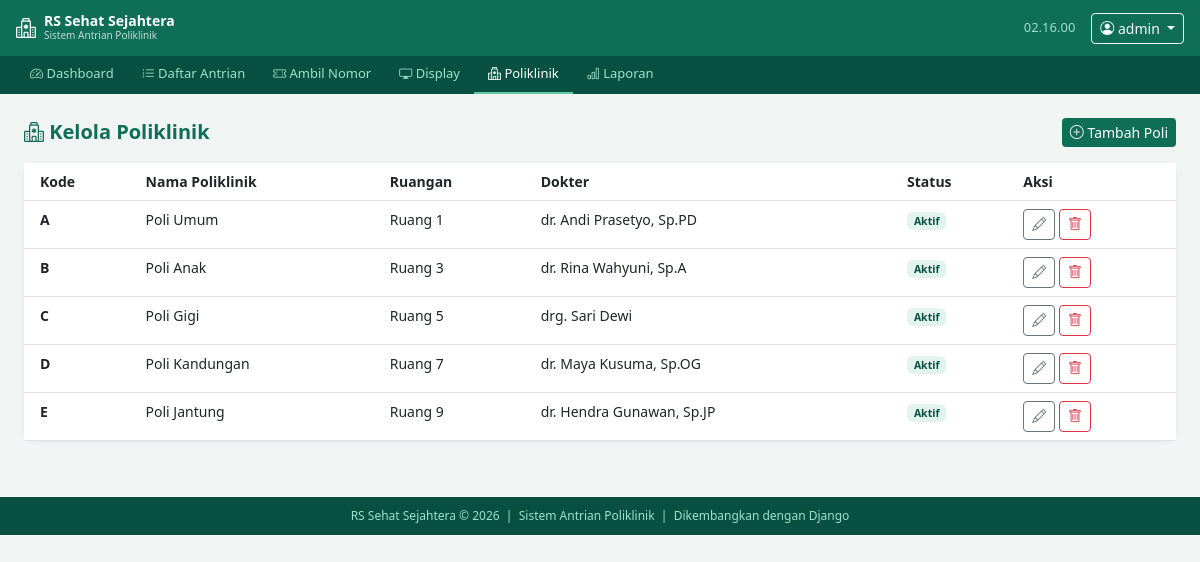
/poliklinik/ (signed in), run on the app's committed database.
### antrian/models.py (models this page shows, shortened)
class Poliklinik(models.Model):
    KODE_CHOICES = [
        ('A', 'Poli Umum'),
        ('B', 'Poli Anak'),
        ('C', 'Poli Gigi'),
        ('D', 'Poli Kandungan'),
        ('E', 'Poli Jantung'),
        ('F', 'Poli Mata'),
    ]
    kode = models.CharField(max_length=2, unique=True)
    nama = models.CharField(max_length=100)
    ruangan = models.CharField(max_length=20, default='Ruang 1')
    dokter = models.CharField(max_length=100, blank=True)
    aktif = models.BooleanField(default=True)
    class Meta:
        verbose_name = 'Poliklinik'
        verbose_name_plural = 'Poliklinik'
        ordering = ['kode']

### antrian/views.py (the view)
# urls.py: path('poliklinik/', views.kelola_poliklinik, name='kelola_poliklinik'),
@login_required
def kelola_poliklinik(request):
    poli_list = Poliklinik.objects.all()
    return render(request, 'antrian/kelola_poliklinik.html', {'poli_list': poli_list})

### antrian/templates/antrian/kelola_poliklinik.html (shortened to what this page needs)
{% extends 'antrian/base.html' %}
{% block content %}
<div class="d-flex justify-content-between align-items-center mb-3">
  <h5 class="fw-bold mb-0" style="color:#0F6E56"><i class="bi bi-hospital"></i> Kelola Poliklinik</h5>
  <a href="{% url 'tambah_poliklinik' %}" class="btn btn-rs btn-sm"><i class="bi bi-plus-circle"></i> Tambah Poli</a>
</div>
<div class="card">
  <div class="card-body p-0">
    <table class="table table-hover mb-0" style="font-size:14px">
      <thead style="background:#f8f9fa">
        <tr>
          <th class="ps-3">Kode</th><th>Nama Poliklinik</th><th>Ruangan</th><th>Dokter</th><th>Status</th><th>Aksi</th>
        </tr>
      </thead>
      <tbody>
        {% for poli in poli_list %}
        <tr>
          <td class="ps-3"><strong>{{ poli.kode }}</strong></td>
          <td>{{ poli.nama }}</td>
          <td>{{ poli.ruangan }}</td>
          <td>{{ poli.dokter|default:"–" }}</td>
          <td>{% if poli.aktif %}<span class="badge badge-dilayani">Aktif</span>{% else %}<span class="badge badge-batal">Nonaktif</span>{% endif %}</td>
          <td>
            <a href="{% url 'edit_poliklinik' poli.pk %}" class="btn btn-sm btn-outline-secondary"><i class="bi bi-pencil"></i></a>
            <a href="{% url 'hapus_poliklinik' poli.pk %}" class="btn btn-sm btn-outline-danger"><i class="bi bi-trash"></i></a>
          </td>
        </tr>
        {% empty %}
        <tr><td colspan="6" class="text-center py-4 text-muted">Belum ada poliklinik.</td></tr>
        {% endfor %}
      </tbody>
    </table>
  </div>
</div>
{% endblock %}

### antrian/templates/antrian/base.html (shortened to what this page needs)
<!DOCTYPE html>
<html lang="id">
<head>
  <link href="https://cdn.jsdelivr.net/npm/bootstrap@5.3.0/dist/css/bootstrap.min.css" rel="stylesheet">
  <link href="https://cdn.jsdelivr.net/npm/bootstrap-icons@1.11.0/font/bootstrap-icons.css" rel="stylesheet">
</head>
<body>
<nav class="navbar navbar-expand-lg navbar-rs px-3">
  <a class="navbar-brand d-flex align-items-center gap-2" href="{% url 'dashboard' %}">
    <i class="bi bi-hospital fs-5"></i>
    <div>
      <div style="font-size:14px;font-weight:600;line-height:1">RS Sehat Sejahtera</div>
      <div style="font-size:10px;opacity:.75">Sistem Antrian Poliklinik</div>
    </div>
  </a>
  <div class="ms-auto d-flex align-items-center gap-3">
    <span class="navbar-text" id="jam-navbar"></span>
    {% if user.is_authenticated %}
    <div class="dropdown">
      <button class="btn btn-sm btn-outline-light dropdown-toggle" data-bs-toggle="dropdown">
        <i class="bi bi-person-circle"></i> {{ user.username }}
      </button>
    </div>
    {% endif %}
  </div>
</nav>
{% if user.is_authenticated %}
<div class="subnav">
  <ul class="nav">
    <li class="nav-item"><a class="nav-link {% if request.resolver_match.url_name == 'dashboard' %}active{% endif %}" href="{% url 'dashboard' %}"><i class="bi bi-speedometer2"></i> Dashboard</a></li>
    <li class="nav-item"><a class="nav-link {% if request.resolver_match.url_name == 'daftar_antrian' %}active{% endif %}" href="{% url 'daftar_antrian' %}"><i class="bi bi-list-ol"></i> Daftar Antrian</a></li>
    <li class="nav-item"><a class="nav-link {% if request.resolver_match.url_name == 'ambil_antrian' %}active{% endif %}" href="{% url 'ambil_antrian' %}"><i class="bi bi-ticket-perforated"></i> Ambil Nomor</a></li>
    <li class="nav-item"><a class="nav-link {% if request.resolver_match.url_name == 'display_board' %}active{% endif %}" href="{% url 'display_board' %}" target="_blank"><i class="bi bi-display"></i> Display</a></li>
    <li class="nav-item"><a class="nav-link {% if request.resolver_match.url_name == 'kelola_poliklinik' %}active{% endif %}" href="{% url 'kelola_poliklinik' %}"><i class="bi bi-hospital"></i> Poliklinik</a></li>
    <li class="nav-item"><a class="nav-link {% if request.resolver_match.url_name == 'laporan' %}active{% endif %}" href="{% url 'laporan' %}"><i class="bi bi-bar-chart"></i> Laporan</a></li>
  </ul>
</div>
{% endif %}
<main class="container-fluid px-4 py-3">
  {% block content %}{% endblock %}
</main>
<footer class="text-center">
  <div>RS Sehat Sejahtera &copy; 2026 &nbsp;|&nbsp; Sistem Antrian Poliklinik &nbsp;|&nbsp; Dikembangkan dengan Django</div>
</footer>
</body>
</html>

### antrian/templates/antrian/base.html (style rules this page uses)
:root { --rs-hijau: #0F6E56; --rs-hijau-gelap: #085041; --rs-hijau-muda: #E1F5EE; --rs-hijau-terang: #5DCAA5; }
body { background: #f0f4f2; font-family: 'Segoe UI', sans-serif; }
.navbar-rs { background: var(--rs-hijau); }
.navbar-rs .navbar-brand, .navbar-rs .nav-link { color: #fff !important; }
.navbar-rs .navbar-text { color: #9FE1CB; font-size: 13px; }
.subnav { background: var(--rs-hijau-gelap); padding: 0 16px; }
.subnav .nav-link { color: #9FE1CB !important; font-size: 13px; padding: 8px 14px; border-bottom: 2px solid transparent; }
.subnav .nav-link:hover, .subnav .nav-link.active { color: #fff !important; border-bottom-color: var(--rs-hijau-terang); }
.card { border: none; border-radius: 12px; box-shadow: 0 1px 4px rgba(0,0,0,.06); }
.badge-dilayani { background: var(--rs-hijau-muda); color: var(--rs-hijau-gelap); }
.btn-rs { background: var(--rs-hijau); color: #fff; border: none; }
footer { background: var(--rs-hijau-gelap); color: #9FE1CB; font-size: 12px; padding: 10px 0; margin-top: 40px; }

### data on the page
Poliklinik: kode "A", nama "Poli Umum", ruangan "Ruang 1", dokter "dr. Andi Prasetyo, Sp.PD", aktif "Aktif"
Poliklinik: kode "B", nama "Poli Anak", ruangan "Ruang 3", dokter "dr. Rina Wahyuni, Sp.A", aktif "Aktif"
Poliklinik: kode "C", nama "Poli Gigi", ruangan "Ruang 5", dokter "drg. Sari Dewi", aktif "Aktif"
Poliklinik: kode "D", nama "Poli Kandungan", ruangan "Ruang 7", dokter "dr. Maya Kusuma, Sp.OG", aktif "Aktif"
Poliklinik: kode "E", nama "Poli Jantung", ruangan "Ruang 9", dokter "dr. Hendra Gunawan, Sp.JP", aktif "Aktif"

### other printed values
{{ user.username }} "admin"
